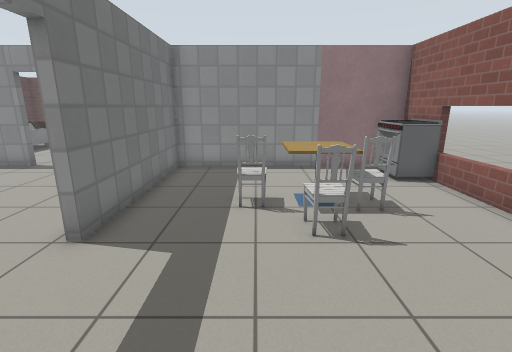
View 1 (above)

16 first-person views from a walk through a robot-simulator world made for Gazebo. The camera is 1.3 m above the floor, tilts 14° down and sees 85° across. The floor is counted in squares, 0.5 m on a side. Each view is taken from the middle of a square. On the plan, view 1 faces up. The plan holds only what a view shows up to about 19 squares ahead; the rest is blank. Simple patterns stand in for the simulator's built-in surfaces. Some stock models are drawn as simple stand-ins. Some surface patterns are stand-ins.

View 2
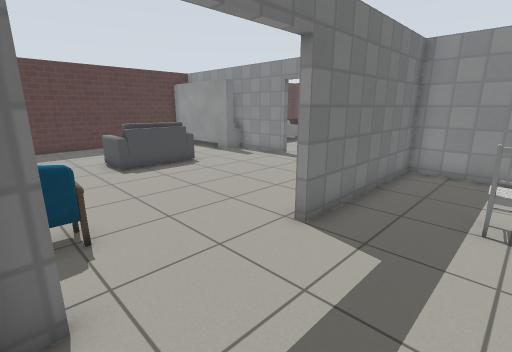

View 3
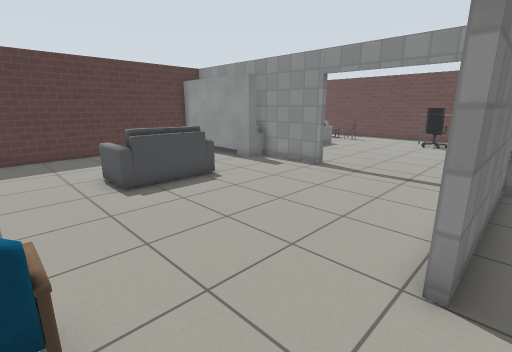

View 4
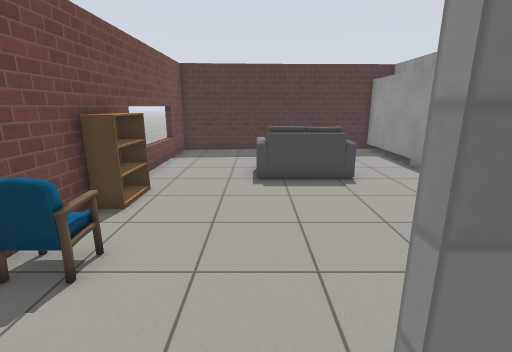

View 5
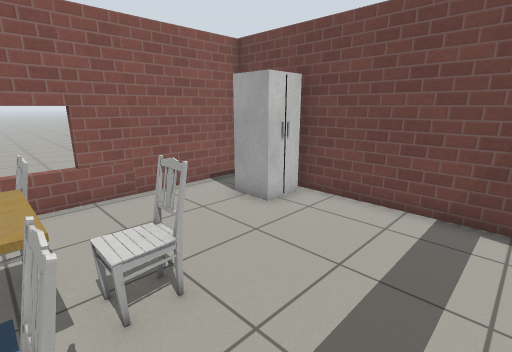

View 6
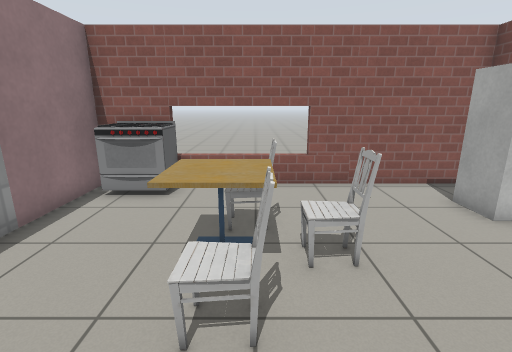

View 7
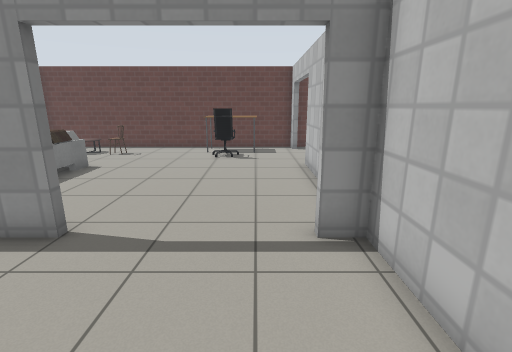

View 8
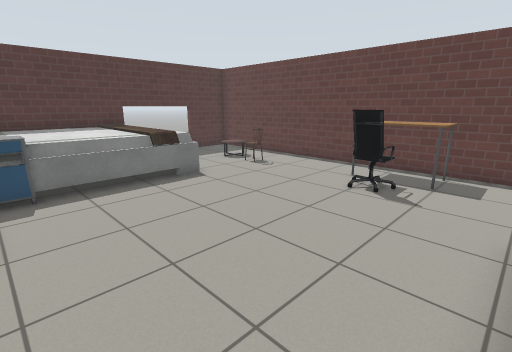

View 9
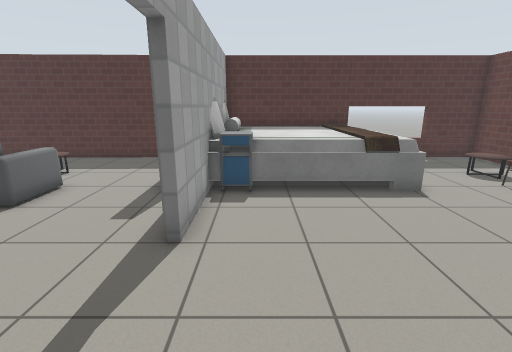

View 10
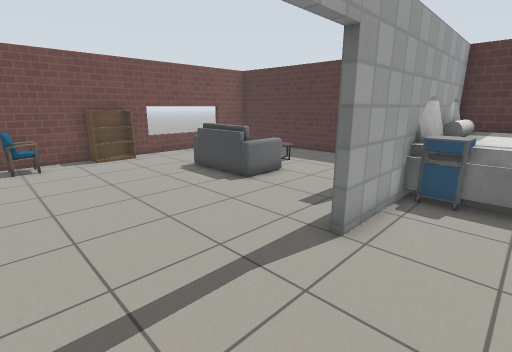

View 11
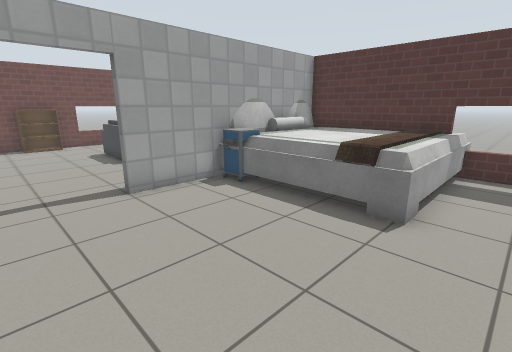

View 12
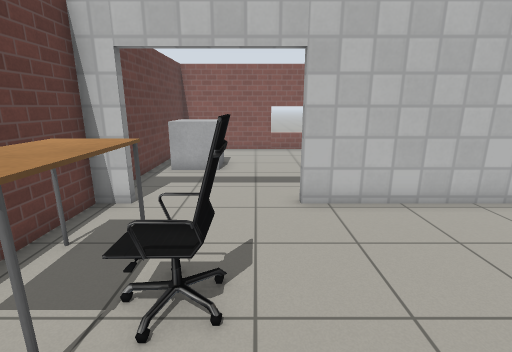

View 13
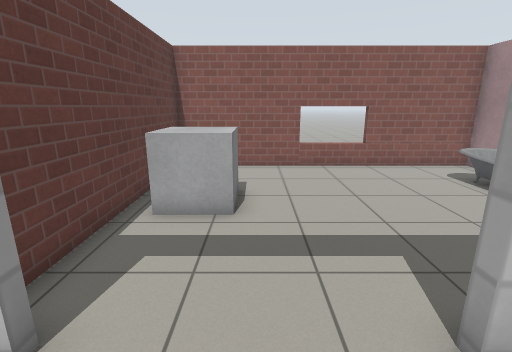

View 14
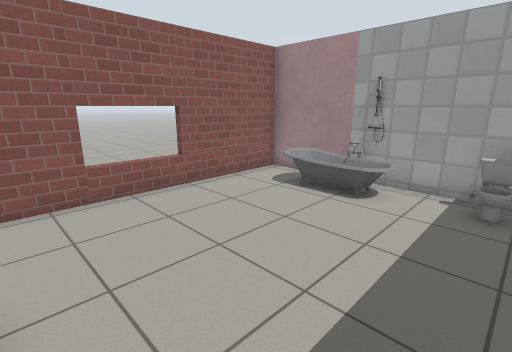

View 15
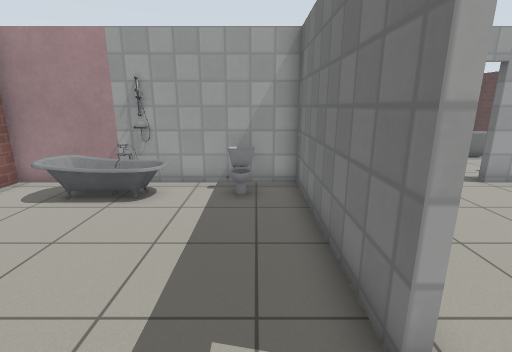

View 16
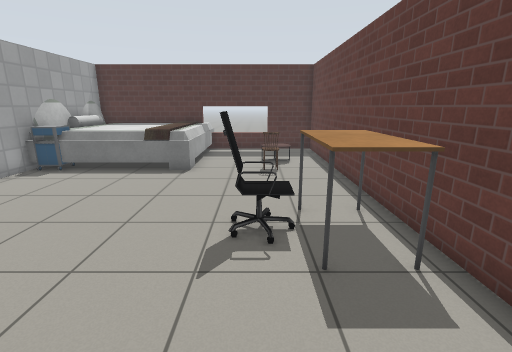

### Floor plan
Points are (right, up) in squares from view 1. A wall is a line through its corners. A room is listed if a view was taken in it or the views show most of it. See-through windows are left out.
Room 1 (views 1, 2, 3, 4, 5, 6)
walls: (6.2, 5.2) (6.7, 5.2); (-3.4, 0.5) (-3.4, -0.2); (-2, -0.4) (2.2, -0.4); (6.3, 12.2) (-3.4, 12.2) (-3.4, 5.1); (6.3, -0.3) (6.3, 9.5)
ways out: open door at (-4, 3) to room 2
objects: chair (0, 7) to (0, 8); chair (1, 5) to (2, 6); cafe table (1, 7) to (2, 8); fridge (3, 0) to (4, 1); chair (3, 7); stove (5, 10) to (6, 11)
Room 2 (view 7)
walls: (-8.2, -0.4) (-6.6, -0.4); (-16.8, -0.2) (-16.8, -0.8); (-10, 12.2) (-13.5, 12.2); (-3.8, 9) (-3.8, 12.2) (-4.7, 12.2); (-19.5, 11.2) (-19.2, -0.4) (-10.6, -0.4)
ways out: open door at (-4, 3) to room 1; open door at (-7.5, 12) to room 3
objects: other object (-16, 5) to (-15, 6); sofa (-14, 4) to (-12, 7); bookshelf (-10, 0) to (-9, 0); chair (-6, 0) to (-6, 1)
Room 3 (views 8, 9, 10, 11, 12, 13)
walls: (-13.5, 12.5) (-10, 12.5); (-3.8, 14) (-3.8, 19.9); (-3.8, 24.4) (-3.8, 25.4) (-19.6, 25.4) (-19.6, 19.4)
ways out: open door at (-7.5, 12) to room 2; open door at (-3.6, 22.2) to room 4
objects: bed (-20, 11) to (-14, 19); coffee table (-16, 23) to (-15, 23); side table (-14, 13) to (-14, 14); chair (-14, 23); table (-9, 23) to (-6, 24); office chair (-8, 22) to (-7, 23)
Room 4 (views 14, 15, 16)
walls: (6.2, 17.1) (6.7, 17.1); (-3.4, 19.9) (-3.4, 12.5) (6.3, 12.5) (6.3, 25.4) (-3.4, 25.4)
ways out: open door at (-3.6, 22.2) to room 3
objects: toilet (-2, 13) to (-1, 14); bathtub (1, 13) to (4, 15); other object (1, 23) to (2, 24)

Where each view was taken, in squares from view 1:
view 1: 0 up, 0 right, facing up
view 2: 0 up, 0 right, facing up-left
view 3: 1 up, 3 left, facing up-left
view 4: 4 up, 2 left, facing left
view 5: 7 up, 2 left, facing down-right
view 6: 7 up, 3 left, facing right
view 7: 7 up, 6 left, facing up
view 8: 13 up, 4 left, facing up-left
view 9: 14 up, 5 left, facing left
view 10: 15 up, 5 left, facing down-left
view 11: 21 up, 7 left, facing down-left
view 12: 21 up, 11 left, facing right
view 13: 22 up, 6 left, facing right
view 14: 22 up, 2 left, facing down-right
view 15: 22 up, 2 left, facing down
view 16: 22 up, 2 left, facing left
